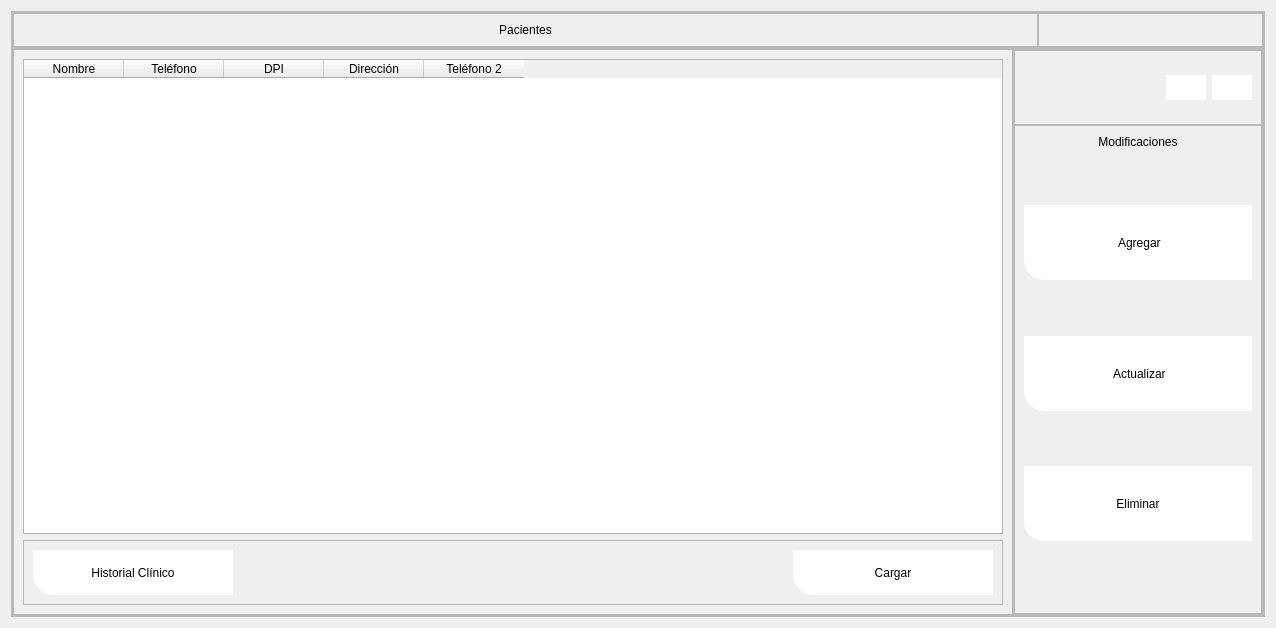
            <widget class="QWidget" name="page_paciente">
             <layout class="QVBoxLayout" name="verticalLayout_30">
              <item>
               <widget class="QFrame" name="frame_157">
                <property name="frameShape">
                 <enum>QFrame::StyledPanel</enum>
                </property>
                <property name="frameShadow">
                 <enum>QFrame::Raised</enum>
                </property>
                <layout class="QVBoxLayout" name="verticalLayout_131">
                 <property name="spacing">
                  <number>0</number>
                 </property>
                 <property name="leftMargin">
                  <number>0</number>
                 </property>
                 <property name="topMargin">
                  <number>0</number>
                 </property>
                 <property name="rightMargin">
                  <number>0</number>
                 </property>
                 <property name="bottomMargin">
                  <number>0</number>
                 </property>
                 <item>
                  <widget class="QFrame" name="frame_198">
                   <property name="maximumSize">
                    <size>
                     <width>16777215</width>
                     <height>50</height>
                    </size>
                   </property>
                   <property name="frameShape">
                    <enum>QFrame::StyledPanel</enum>
                   </property>
                   <property name="frameShadow">
                    <enum>QFrame::Raised</enum>
                   </property>
                   <layout class="QHBoxLayout" name="horizontalLayout_121">
                    <property name="spacing">
                     <number>0</number>
                    </property>
                    <property name="leftMargin">
                     <number>0</number>
                    </property>
                    <property name="topMargin">
                     <number>0</number>
                    </property>
                    <property name="rightMargin">
                     <number>0</number>
                    </property>
                    <property name="bottomMargin">
                     <number>0</number>
                    </property>
                    <item>
                     <widget class="QFrame" name="frame_158">
                      <property name="minimumSize">
                       <size>
                        <width>1025</width>
                        <height>0</height>
                       </size>
                      </property>
                      <property name="frameShape">
                       <enum>QFrame::StyledPanel</enum>
                      </property>
                      <property name="frameShadow">
                       <enum>QFrame::Raised</enum>
                      </property>
                      <layout class="QHBoxLayout" name="horizontalLayout_122">
                       <item>
                        <widget class="QLabel" name="label_105">
                         <property name="minimumSize">
                          <size>
                           <width>0</width>
                           <height>0</height>
                          </size>
                         </property>
                         <property name="maximumSize">
                          <size>
                           <width>16777215</width>
                           <height>16777215</height>
                          </size>
                         </property>
                         <property name="styleSheet">
                          <string notr="true">color: rgb(0, 0, 0);
font: 75 12pt &quot;Open Sans Semibold&quot;</string>
                         </property>
                         <property name="text">
                          <string>Pacientes</string>
                         </property>
                         <property name="alignment">
                          <set>Qt::AlignCenter</set>
                         </property>
                        </widget>
                       </item>
                      </layout>
                     </widget>
                    </item>
                    <item>
                     <widget class="QFrame" name="frame_159">
                      <property name="frameShape">
                       <enum>QFrame::StyledPanel</enum>
                      </property>
                      <property name="frameShadow">
                       <enum>QFrame::Raised</enum>
                      </property>
                     </widget>
                    </item>
                   </layout>
                  </widget>
                 </item>
                 <item>
                  <widget class="QFrame" name="frame_199">
                   <property name="frameShape">
                    <enum>QFrame::StyledPanel</enum>
                   </property>
                   <property name="frameShadow">
                    <enum>QFrame::Raised</enum>
                   </property>
                   <layout class="QHBoxLayout" name="horizontalLayout_123">
                    <property name="spacing">
                     <number>0</number>
                    </property>
                    <property name="leftMargin">
                     <number>0</number>
                    </property>
                    <property name="topMargin">
                     <number>0</number>
                    </property>
                    <property name="rightMargin">
                     <number>0</number>
                    </property>
                    <property name="bottomMargin">
                     <number>0</number>
                    </property>
                    <item>
                     <widget class="QFrame" name="frame_200">
                      <property name="minimumSize">
                       <size>
                        <width>1000</width>
                        <height>0</height>
                       </size>
                      </property>
                      <property name="maximumSize">
                       <size>
                        <width>900</width>
                        <height>16777215</height>
                       </size>
                      </property>
                      <property name="frameShape">
                       <enum>QFrame::StyledPanel</enum>
                      </property>
                      <property name="frameShadow">
                       <enum>QFrame::Raised</enum>
                      </property>
                      <layout class="QVBoxLayout" name="verticalLayout_132">
                       <item>
                        <widget class="QTableWidget" name="tableWidget_17">
                         <property name="styleSheet">
                          <string notr="true">font: 75 11pt &quot;Open Sans Semibold&quot;</string>
                         </property>
                         <column>
                          <property name="text">
                           <string>Nombre</string>
                          </property>
                         </column>
                         <column>
                          <property name="text">
                           <string>Teléfono</string>
                          </property>
                         </column>
                         <column>
                          <property name="text">
                           <string>DPI</string>
                          </property>
                         </column>
                         <column>
                          <property name="text">
                           <string>Dirección</string>
                          </property>
                         </column>
                         <column>
                          <property name="text">
                           <string>Teléfono 2</string>
                          </property>
                         </column>
                        </widget>
                       </item>
                       <item>
                        <widget class="QFrame" name="frame_201">
                         <property name="minimumSize">
                          <size>
                           <width>0</width>
                           <height>50</height>
                          </size>
                         </property>
                         <property name="frameShape">
                          <enum>QFrame::StyledPanel</enum>
                         </property>
                         <property name="frameShadow">
                          <enum>QFrame::Raised</enum>
                         </property>
                         <layout class="QHBoxLayout" name="horizontalLayout_124">
                          <item>
                           <widget class="QPushButton" name="btn_eliminar_C_14">
                            <property name="minimumSize">
                             <size>
                              <width>200</width>
                              <height>45</height>
                             </size>
                            </property>
                            <property name="layoutDirection">
                             <enum>Qt::LeftToRight</enum>
                            </property>
                            <property name="styleSheet">
                             <string notr="true">QFrame{
background-color: rgb(51, 157, 255);
}

QPushButton{
color: rgb(0, 0, 0);
	background-color: rgb(255, 255, 255);
border-bottom-left-radius:20px;
font: 75 9pt &quot;Open Sans Semibold&quot;
}

QPushButton:hover{
color: rgb(255, 255, 255);
background-color: rgb(160, 207, 41);
border-bottom-left-radius:10px;
border-bottom-right-radius:10px;
border-top-left-radius:10px;
border-top-right-radius:10px;
font: 75 9pt  &quot;Open Sans Semibold&quot;
}</string>
                            </property>
                            <property name="text">
                             <string>Historial Clínico</string>
                            </property>
                            <property name="icon">
                             <iconset>
                              <normaloff>../../../Desktop/Centro Médico Tejutla/Iconos Farmacia/_ff4853d7-f055-40e1-ac84-3b4d341eabd2.png</normaloff>../../../Desktop/Centro Médico Tejutla/Iconos Farmacia/_ff4853d7-f055-40e1-ac84-3b4d341eabd2.png</iconset>
                            </property>
                            <property name="iconSize">
                             <size>
                              <width>65</width>
                              <height>65</height>
                             </size>
                            </property>
                           </widget>
                          </item>
                          <item>
                           <spacer name="horizontalSpacer_63">
                            <property name="orientation">
                             <enum>Qt::Horizontal</enum>
                            </property>
                            <property name="sizeHint" stdset="0">
                             <size>
                              <width>749</width>
                              <height>20</height>
                             </size>
                            </property>
                           </spacer>
                          </item>
                          <item>
                           <widget class="QPushButton" name="cargar_invetario_21">
                            <property name="minimumSize">
                             <size>
                              <width>200</width>
                              <height>45</height>
                             </size>
                            </property>
                            <property name="styleSheet">
                             <string notr="true">QFrame{
background-color: rgb(51, 157, 255);
}

QPushButton{
color: rgb(0, 0, 0);
	background-color: rgb(255, 255, 255);
border-bottom-left-radius:20px;
font: 75 9pt &quot;Open Sans Semibold&quot;
}

QPushButton:hover{
color: rgb(255, 255, 255);
background-color: rgb(160, 207, 41);
border-bottom-left-radius:10px;
border-bottom-right-radius:10px;
border-top-left-radius:10px;
border-top-right-radius:10px;
font: 75 9pt  &quot;Open Sans Semibold&quot;
}</string>
                            </property>
                            <property name="text">
                             <string>Cargar</string>
                            </property>
                            <property name="icon">
                             <iconset>
                              <normaloff>../../../Desktop/Centro Médico Tejutla/Iconos Farmacia/_65cf71fc-65d4-46ff-89b4-2bcc80b5e29b.png</normaloff>../../../Desktop/Centro Médico Tejutla/Iconos Farmacia/_65cf71fc-65d4-46ff-89b4-2bcc80b5e29b.png</iconset>
                            </property>
                            <property name="iconSize">
                             <size>
                              <width>55</width>
                              <height>50</height>
                             </size>
                            </property>
                           </widget>
                          </item>
                         </layout>
                        </widget>
                       </item>
                      </layout>
                     </widget>
                    </item>
                    <item>
                     <widget class="QFrame" name="frame_202">
                      <property name="minimumSize">
                       <size>
                        <width>250</width>
                        <height>0</height>
                       </size>
                      </property>
                      <property name="maximumSize">
                       <size>
                        <width>250</width>
                        <height>16777215</height>
                       </size>
                      </property>
                      <property name="frameShape">
                       <enum>QFrame::StyledPanel</enum>
                      </property>
                      <property name="frameShadow">
                       <enum>QFrame::Raised</enum>
                      </property>
                      <layout class="QVBoxLayout" name="verticalLayout_133">
                       <property name="spacing">
                        <number>0</number>
                       </property>
                       <property name="leftMargin">
                        <number>0</number>
                       </property>
                       <property name="topMargin">
                        <number>0</number>
                       </property>
                       <property name="rightMargin">
                        <number>0</number>
                       </property>
                       <property name="bottomMargin">
                        <number>0</number>
                       </property>
                       <item>
                        <widget class="QFrame" name="frame_203">
                         <property name="minimumSize">
                          <size>
                           <width>0</width>
                           <height>75</height>
                          </size>
                         </property>
                         <property name="maximumSize">
                          <size>
                           <width>16777215</width>
                           <height>75</height>
                          </size>
                         </property>
                         <property name="frameShape">
                          <enum>QFrame::StyledPanel</enum>
                         </property>
                         <property name="frameShadow">
                          <enum>QFrame::Raised</enum>
                         </property>
                         <layout class="QHBoxLayout" name="horizontalLayout_125">
                          <item>
                           <spacer name="horizontalSpacer_64">
                            <property name="orientation">
                             <enum>Qt::Horizontal</enum>
                            </property>
                            <property name="sizeHint" stdset="0">
                             <size>
                              <width>98</width>
                              <height>20</height>
                             </size>
                            </property>
                           </spacer>
                          </item>
                          <item>
                           <widget class="QPushButton" name="btn_menu_33">
                            <property name="minimumSize">
                             <size>
                              <width>40</width>
                              <height>25</height>
                             </size>
                            </property>
                            <property name="maximumSize">
                             <size>
                              <width>40</width>
                              <height>16777215</height>
                             </size>
                            </property>
                            <property name="styleSheet">
                             <string notr="true">QFrame{
background-color: rgb(51, 157, 255);
}

QPushButton{
color: rgb(255, 255, 255);
background-color: rgb(255, 255, 255);
border-bottom-left-radius:1px;
font: 75 9pt &quot;Open Sans Semibold&quot;
}

QPushButton:hover{
color: rgb(0, 0, 0);
background-color: rgb(231, 233, 239);
border-bottom-left-radius:1px;
font: 75 9pt  &quot;Open Sans Semibold&quot;
}
</string>
                            </property>
                            <property name="text">
                             <string/>
                            </property>
                            <property name="icon">
                             <iconset>
                              <normaloff>../../BaseDatosEnsoluna/views/designs/Imagenes/Imagen5.png</normaloff>../../BaseDatosEnsoluna/views/designs/Imagenes/Imagen5.png</iconset>
                            </property>
                            <property name="iconSize">
                             <size>
                              <width>40</width>
                              <height>2035</height>
                             </size>
                            </property>
                           </widget>
                          </item>
                          <item>
                           <widget class="QPushButton" name="btn_menu_34">
                            <property name="minimumSize">
                             <size>
                              <width>40</width>
                              <height>25</height>
                             </size>
                            </property>
                            <property name="maximumSize">
                             <size>
                              <width>40</width>
                              <height>16777215</height>
                             </size>
                            </property>
                            <property name="styleSheet">
                             <string notr="true">QFrame{
background-color: rgb(51, 157, 255);
}

QPushButton{
color: rgb(255, 255, 255);
background-color: rgb(255, 255, 255);
border-bottom-left-radius:1px;
font: 75 9pt &quot;Open Sans Semibold&quot;
}

QPushButton:hover{
color: rgb(0, 0, 0);
background-color: rgb(231, 233, 239);
border-bottom-left-radius:1px;
font: 75 9pt  &quot;Open Sans Semibold&quot;
}
</string>
                            </property>
                            <property name="text">
                             <string/>
                            </property>
                            <property name="icon">
                             <iconset>
                              <normaloff>../../BaseDatosEnsoluna/views/designs/Imagenes/Imagen6.png</normaloff>../../BaseDatosEnsoluna/views/designs/Imagenes/Imagen6.png</iconset>
                            </property>
                            <property name="iconSize">
                             <size>
                              <width>40</width>
                              <height>2035</height>
                             </size>
                            </property>
                           </widget>
                          </item>
                         </layout>
                        </widget>
                       </item>
                       <item>
                        <widget class="QFrame" name="frame_menu_17">
                         <property name="frameShape">
                          <enum>QFrame::StyledPanel</enum>
                         </property>
                         <property name="frameShadow">
                          <enum>QFrame::Raised</enum>
                         </property>
                         <layout class="QVBoxLayout" name="verticalLayout_88">
                          <item>
                           <widget class="QLabel" name="label_106">
                            <property name="styleSheet">
                             <string notr="true">color: rgb(0, 0, 0);
font: 75 12pt &quot;Open Sans Semibold&quot;</string>
                            </property>
                            <property name="text">
                             <string>Modificaciones</string>
                            </property>
                            <property name="alignment">
                             <set>Qt::AlignCenter</set>
                            </property>
                           </widget>
                          </item>
                          <item>
                           <spacer name="verticalSpacer_61">
                            <property name="orientation">
                             <enum>Qt::Vertical</enum>
                            </property>
                            <property name="sizeHint" stdset="0">
                             <size>
                              <width>20</width>
                              <height>50</height>
                             </size>
                            </property>
                           </spacer>
                          </item>
                          <item>
                           <widget class="QPushButton" name="btn_agregar_C_12">
                            <property name="minimumSize">
                             <size>
                              <width>200</width>
                              <height>75</height>
                             </size>
                            </property>
                            <property name="styleSheet">
                             <string notr="true">QFrame{
background-color: rgb(51, 157, 255);
}

QPushButton{
color: rgb(0, 0, 0);
	background-color: rgb(255, 255, 255);
border-bottom-left-radius:20px;
font: 75 9pt &quot;Open Sans Semibold&quot;
}

QPushButton:hover{
color: rgb(255, 255, 255);
background-color: rgb(160, 207, 41);
border-bottom-left-radius:10px;
border-bottom-right-radius:10px;
border-top-left-radius:10px;
border-top-right-radius:10px;
font: 75 9pt  &quot;Open Sans Semibold&quot;
}</string>
                            </property>
                            <property name="text">
                             <string> Agregar</string>
                            </property>
                            <property name="icon">
                             <iconset>
                              <normaloff>../../../Desktop/Centro Médico Tejutla/Iconos Farmacia/x.png</normaloff>../../../Desktop/Centro Médico Tejutla/Iconos Farmacia/x.png</iconset>
                            </property>
                            <property name="iconSize">
                             <size>
                              <width>70</width>
                              <height>70</height>
                             </size>
                            </property>
                           </widget>
                          </item>
                          <item>
                           <spacer name="verticalSpacer_62">
                            <property name="orientation">
                             <enum>Qt::Vertical</enum>
                            </property>
                            <property name="sizeHint" stdset="0">
                             <size>
                              <width>20</width>
                              <height>50</height>
                             </size>
                            </property>
                           </spacer>
                          </item>
                          <item>
                           <widget class="QPushButton" name="btn_actualizar_C_12">
                            <property name="minimumSize">
                             <size>
                              <width>200</width>
                              <height>75</height>
                             </size>
                            </property>
                            <property name="styleSheet">
                             <string notr="true">QFrame{
background-color: rgb(51, 157, 255);
}

QPushButton{
color: rgb(0, 0, 0);
	background-color: rgb(255, 255, 255);
border-bottom-left-radius:20px;
font: 75 9pt &quot;Open Sans Semibold&quot;
}

QPushButton:hover{
color: rgb(255, 255, 255);
background-color: rgb(160, 207, 41);
border-bottom-left-radius:10px;
border-bottom-right-radius:10px;
border-top-left-radius:10px;
border-top-right-radius:10px;
font: 75 9pt  &quot;Open Sans Semibold&quot;
}</string>
                            </property>
                            <property name="text">
                             <string> Actualizar</string>
                            </property>
                            <property name="icon">
                             <iconset>
                              <normaloff>../../../Desktop/Centro Médico Tejutla/Iconos Farmacia/y (1).png</normaloff>../../../Desktop/Centro Médico Tejutla/Iconos Farmacia/y (1).png</iconset>
                            </property>
                            <property name="iconSize">
                             <size>
                              <width>60</width>
                              <height>65</height>
                             </size>
                            </property>
                           </widget>
                          </item>
                          <item>
                           <spacer name="verticalSpacer_63">
                            <property name="orientation">
                             <enum>Qt::Vertical</enum>
                            </property>
                            <property name="sizeHint" stdset="0">
                             <size>
                              <width>20</width>
                              <height>49</height>
                             </size>
                            </property>
                           </spacer>
                          </item>
                          <item>
                           <widget class="QPushButton" name="btn_eliminar_C_15">
                            <property name="minimumSize">
                             <size>
                              <width>200</width>
                              <height>75</height>
                             </size>
                            </property>
                            <property name="styleSheet">
                             <string notr="true">QFrame{
background-color: rgb(51, 157, 255);
}

QPushButton{
color: rgb(0, 0, 0);
	background-color: rgb(255, 255, 255);
border-bottom-left-radius:20px;
font: 75 9pt &quot;Open Sans Semibold&quot;
}

QPushButton:hover{
color: rgb(255, 255, 255);
background-color: rgb(160, 207, 41);
border-bottom-left-radius:10px;
border-bottom-right-radius:10px;
border-top-left-radius:10px;
border-top-right-radius:10px;
font: 75 9pt  &quot;Open Sans Semibold&quot;
}</string>
                            </property>
                            <property name="text">
                             <string>Eliminar</string>
                            </property>
                            <property name="icon">
                             <iconset>
                              <normaloff>../../../Desktop/Centro Médico Tejutla/Iconos Farmacia/t.png</normaloff>../../../Desktop/Centro Médico Tejutla/Iconos Farmacia/t.png</iconset>
                            </property>
                            <property name="iconSize">
                             <size>
                              <width>65</width>
                              <height>65</height>
                             </size>
                            </property>
                           </widget>
                          </item>
                          <item>
                           <spacer name="verticalSpacer_64">
                            <property name="orientation">
                             <enum>Qt::Vertical</enum>
                            </property>
                            <property name="sizeHint" stdset="0">
                             <size>
                              <width>20</width>
                              <height>50</height>
                             </size>
                            </property>
                           </spacer>
                          </item>
                          <item>
                           <spacer name="verticalSpacer_65">
                            <property name="orientation">
                             <enum>Qt::Vertical</enum>
                            </property>
                            <property name="sizeHint" stdset="0">
                             <size>
                              <width>20</width>
                              <height>13</height>
                             </size>
                            </property>
                           </spacer>
                          </item>
                         </layout>
                        </widget>
                       </item>
                      </layout>
                     </widget>
                    </item>
                   </layout>
                  </widget>
                 </item>
                </layout>
               </widget>
              </item>
             </layout>
            </widget>
